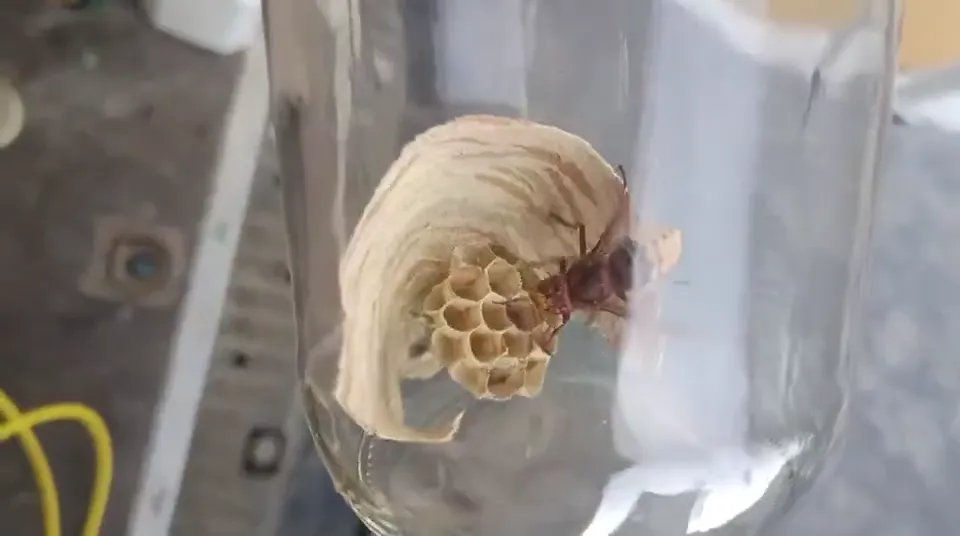
#> input picture _generateur/assets/media/frelons-nid-primaire-poster.webp, 960 x 536 px, found by its file name
$ python partage.py
#> lines starting #> are read from the running program, lines starting #| are printed output that depends on the picture
# -*- coding: utf-8 -*-
"""Fabrique les images de partage (1200x630, JPEG) à partir des médias du site.

Ces images ne servent qu'aux aperçus de lien sur Facebook, WhatsApp, LinkedIn
et X. Elles ne sont jamais affichées sur le site lui-même : ce format est
imposé par les réseaux, et le JPEG est le seul que tous savent lire.

À relancer après l'ajout d'un média : python3 partage.py
"""
import os
from PIL import Image, ImageDraw, ImageFilter, ImageFont

MEDIA = "/home/claude/assets/media"
ASSETS = "/home/claude/assets"
SORTIE = "/home/claude/assets/partage"
L, H = 1200, 630

ORANGE = (255, 133, 27)
SOMBRE = (36, 38, 26)
BLANC = (255, 255, 255)

F_TITRE = "/usr/share/fonts/opentype/inter/Inter-ExtraBold.otf"
F_TEXTE = "/usr/share/fonts/opentype/inter/Inter-SemiBold.otf"

# fichier source, nom de sortie, titre, sous-titre
VISUELS = [
    ("frelons-nid-primaire-poster.webp", "frelons", "Frelons et guêpes",
     "Destruction de nids · Mayenne et Ille-et-Vilaine"),
    ("deratisation-rats-poster.webp", "deratisation", "Dératisation",
     "Rats et souris · particuliers, commerces, syndics"),
    ("punaises-lit-reelle-poster.webp", "punaises", "Punaises de lit",
     "Traitement thermique · Mayenne et Ille-et-Vilaine"),
    ("chenilles-nid-pin.webp", "chenilles", "Chenilles processionnaires",
     "Échenillage et écopièges · de novembre à février"),
    ("desinsectisation-fourmis-poster.webp", "desinsectisation", "Désinsectisation",
     "Cafards, puces, fourmis, mouches"),
    ("depigeonnage-pigeons-toit-poster.webp", "depigeonnage", "Dépigeonnage",
     "Protection des bâtiments · pose de dispositifs"),
    ("taupinieres-prairie.webp", "taupes", "Taupes et nuisibles des jardins",
     "Piégeur agréé · Mayenne et Ille-et-Vilaine"),
    ("piegeage-ragondin-poster.webp", "piegeage", "Piégeage agréé",
     "Ragondins, fouines, nuisibles classés"),
    ("badigeon-mouches.webp", "mouches", "Mouches",
     "Badigeon intérieur · actif de mai à décembre"),
    ("contrat-deratisation-pro.webp", "professionnels", "Métiers de bouche",
     "Contrats de 1 à 12 passages · registre HACCP"),
    ("gwendal-portrait.webp", "qui-suis-je", "Gwendal, votre technicien",
     "Indépendant depuis 2024 · dans le métier depuis 2016"),
    ("gwendal-intervention.webp", "defaut", "Proxinuisibles",
     "Dératisation, désinsectisation, frelons · Mayenne et Ille-et-Vilaine"),
    ("gwendal-salon.webp", "debarras", "Débarras",
     "Maison, cave, grenier · nuisibles traités dans le même passage"),
]


def cadrer(im, l, h):
    """Recadre en couvrant la zone, sans déformer."""
#> called with l = 1200, h = 630
    im = im.convert("RGB")
#> im is the input picture: PIL image 960x536 RGB; mean R, G, B 144.6, 139.3, 135.5
    r = max(l / im.width, h / im.height)
#> r = 1.25
    n = im.resize((max(l, int(im.width * r + .5)), max(h, int(im.height * r + .5))),
                  Image.LANCZOS)
    if r > 1.3:  # source modeste : on rattrape un peu de netteté
        n = n.filter(ImageFilter.UnsharpMask(radius=2, percent=70, threshold=3))
    x = (n.width - l) // 2
#> x = 0
    y = int((n.height - h) * 0.35)  # un peu au-dessus du centre : les visages
#> y = 14
    return n.crop((x, y, x + l, y + h))
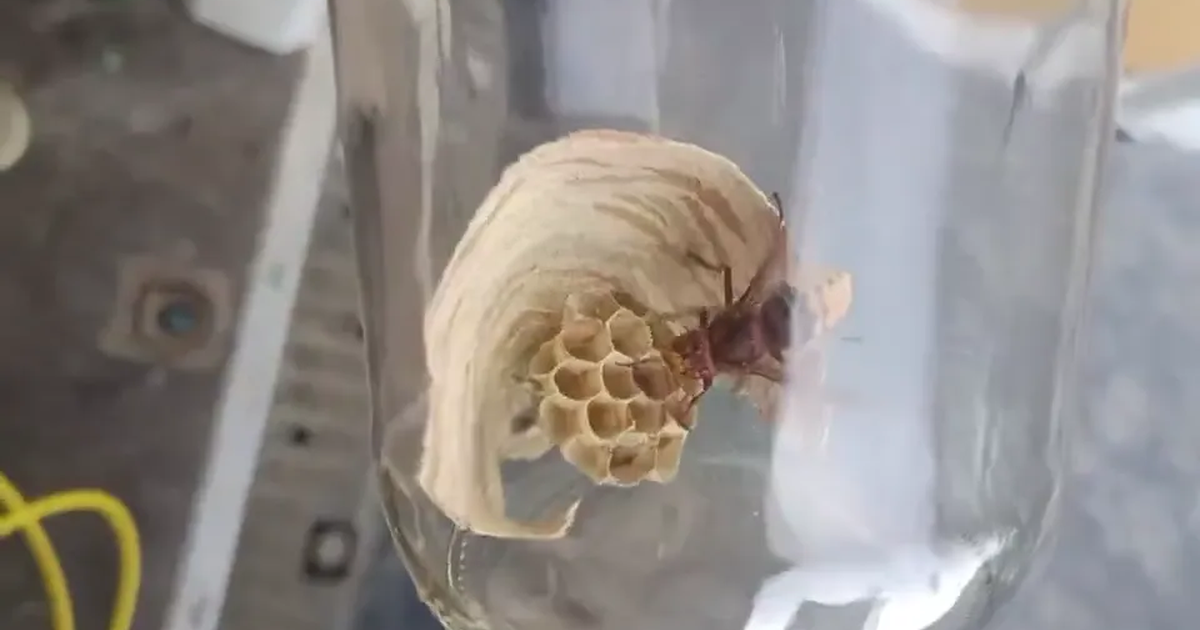
#> returned value: PIL image 1200x630 RGB; mean R, G, B 144.9, 139.5, 135.6


def voile(im):
    """Assombrit le bas pour le texte, et le haut pour que le logo ressorte
    même sur un ciel clair."""
    v = Image.new("L", (1, H))
    for y in range(H):
        t = y / H
        bas = min(1, max(0, (t - 0.25) / 0.75) ** 1.4 * 0.92)
        haut = max(0, (0.24 - t) / 0.24) ** 1.2 * 0.62
        v.putpixel((0, y), int(255 * max(bas, haut)))
    masque = v.resize((L, H))
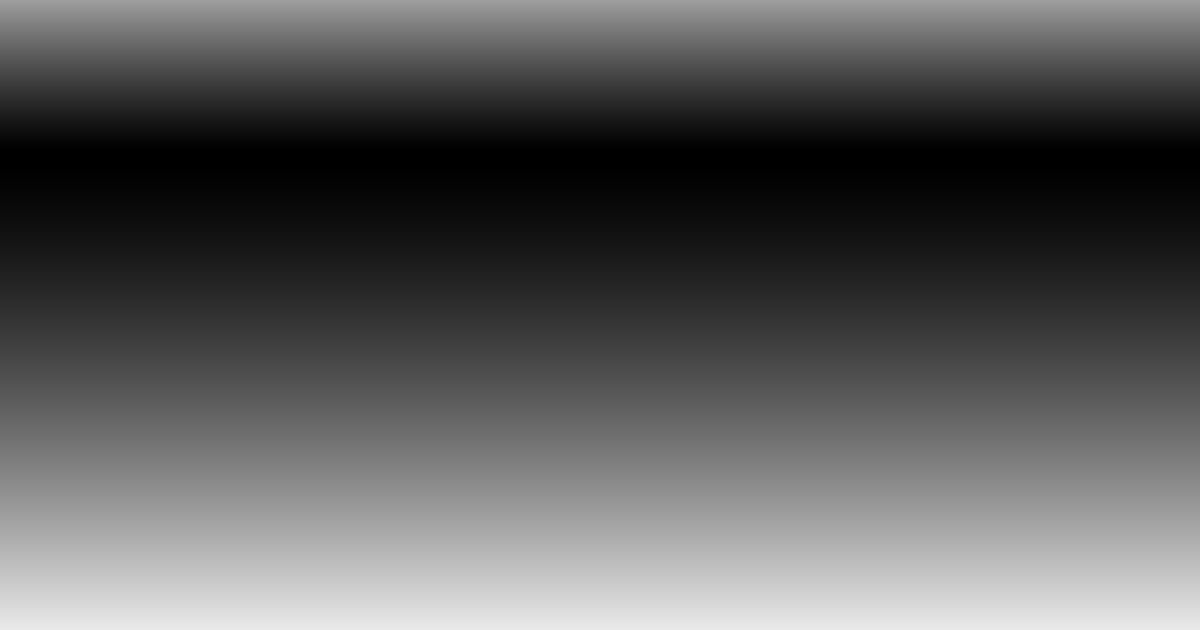
#> masque: PIL image 1200x630 L; min 0, max 233, mean 90
    noir = Image.new("RGB", (L, H), SOMBRE)
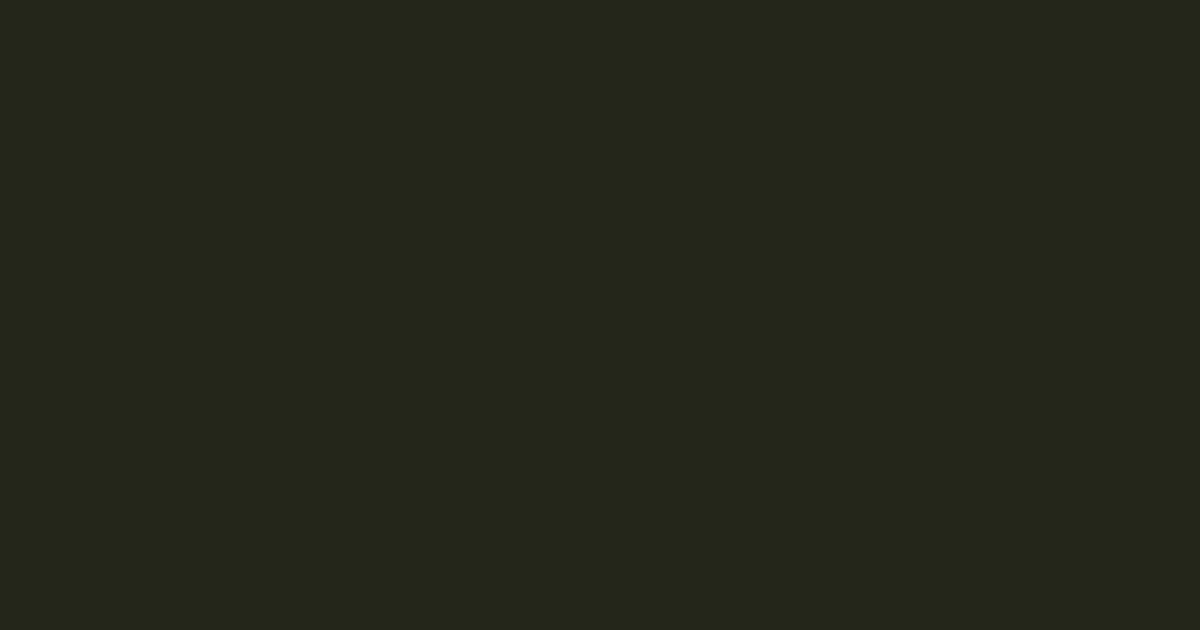
#> noir: PIL image 1200x630 RGB; mean R, G, B 36, 38, 26
    return Image.composite(noir, im, masque)
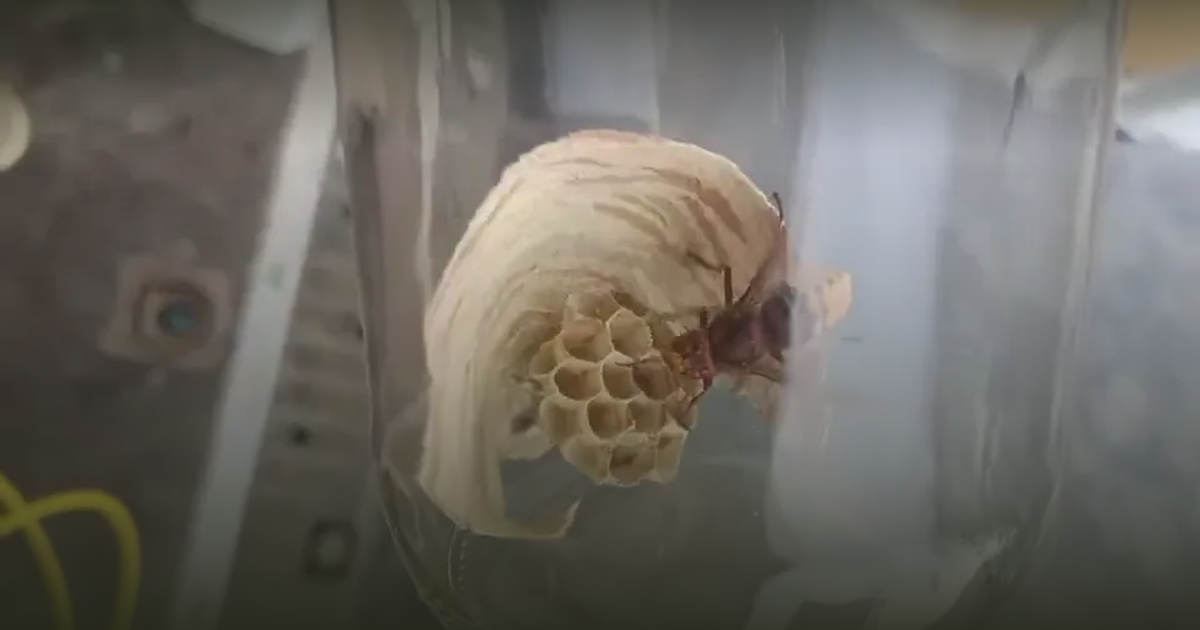
#> returned value: PIL image 1200x630 RGB; mean R, G, B 107.1, 103.9, 97.1


def couper(d, texte, police, large):
#> called with texte = 'Frelons et guêpes', large = 1072
    mots, lignes, cur = texte.split(), [], ""
    for m in mots:
        essai = (cur + " " + m).strip()
        if d.textlength(essai, font=police) <= large:
            cur = essai
        else:
            if cur:
                lignes.append(cur)
            cur = m
    if cur:
        lignes.append(cur)
    return lignes


def fabriquer(source, nom, titre, sous_titre):
    chemin = os.path.join(MEDIA, source)
    if not os.path.exists(chemin):
        print("  manquant :", source)
        return None
    im = voile(cadrer(Image.open(chemin), L, H))
    d = ImageDraw.Draw(im)

    # bande orange en pied
    d.rectangle([0, H - 12, L, H], fill=ORANGE)

    marge = 64
    f_t = ImageFont.truetype(F_TITRE, 62)
    f_s = ImageFont.truetype(F_TEXTE, 30)
    lignes = couper(d, titre, f_t, L - 2 * marge)
#> lignes = ['Frelons et guêpes']
    y = H - 60 - 38 - len(lignes) * 74
#> y = 458
    for ligne in lignes:
        d.text((marge, y), ligne, font=f_t, fill=BLANC)
        y += 74
#> this loop made 1 pass
#> (ligne, y) on pass 1: ('Frelons et guêpes', 532)
#> after the loop, y = 532
    d.text((marge, y + 6), sous_titre, font=f_s, fill=(238, 232, 214))

    # logo en haut à gauche
#> (the run stopped early here; a loop or call above may not have finished)

$ run again, with _generateur/assets/media/gwendal-intervention.webp copied over _generateur/assets/media/frelons-nid-primaire-poster.webp
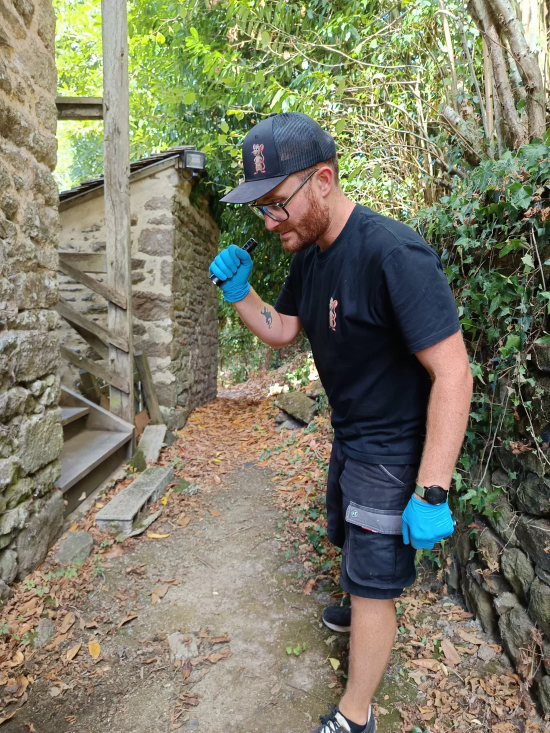
#> input picture _generateur/assets/media/gwendal-intervention.webp, 1100 x 1466 px, found by its file name (shown at 1/2 size)
#> in cadrer, im is the input picture: PIL image 1100x1466 RGB; mean R, G, B 124.5, 124, 102.9
#> in cadrer, `return n.crop((x, y, x + l, y + h))`:
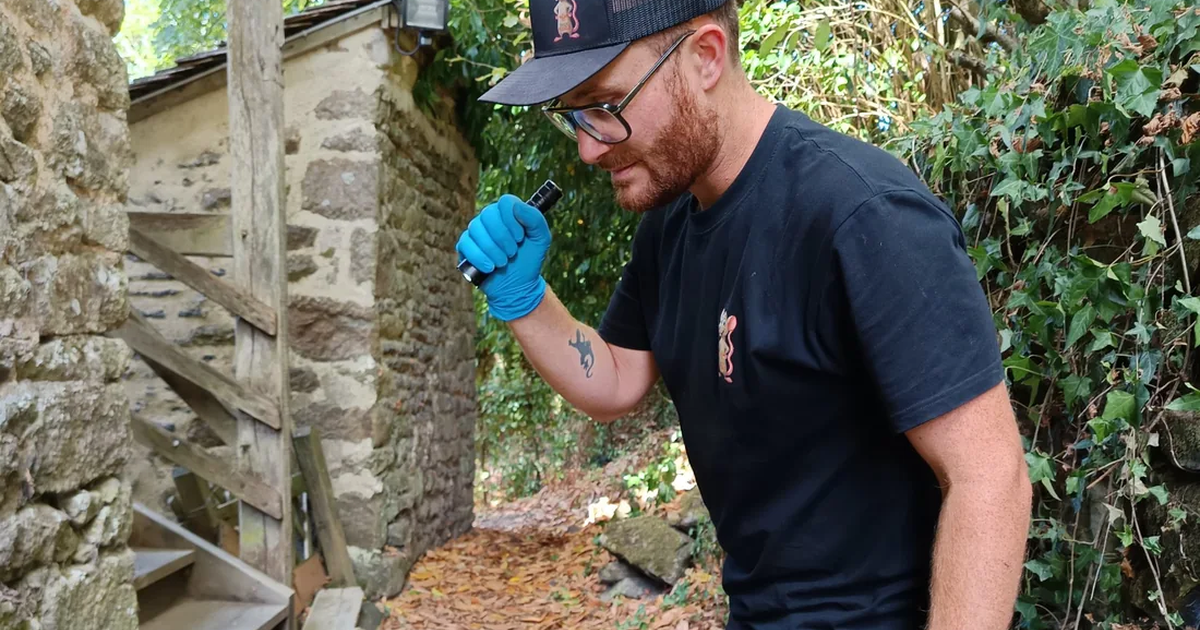
#> returned value: PIL image 1200x630 RGB; mean R, G, B 104.1, 103.1, 89.8
#> in voile, `return Image.composite(noir, im, masque)`:
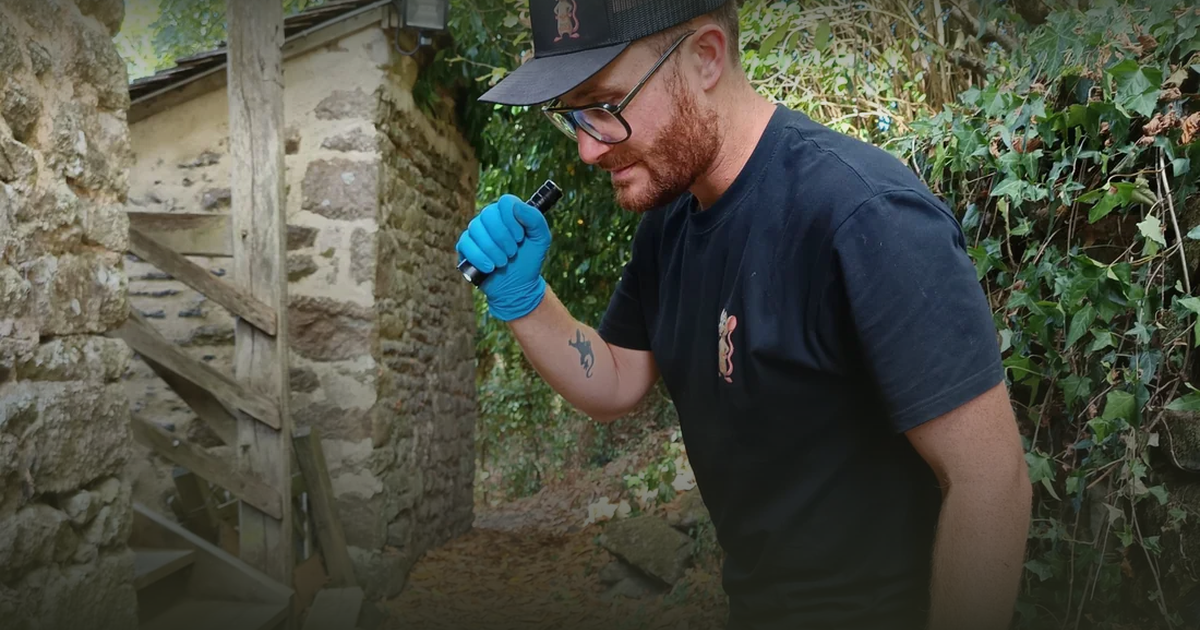
#> returned value: PIL image 1200x630 RGB; mean R, G, B 78.6, 79.9, 67.3
#> lignes = ['Frelons et guêpes']
#> in fabriquer, `y = H - 60 - 38 - len(lignes) * 74`: y = 458
#> the loop in fabriquer, `for ligne in lignes:` made 1 pass
#> (ligne, y) on pass 1: ('Frelons et guêpes', 532)
#> after the loop in fabriquer, `for ligne in lignes:`: y = 532
